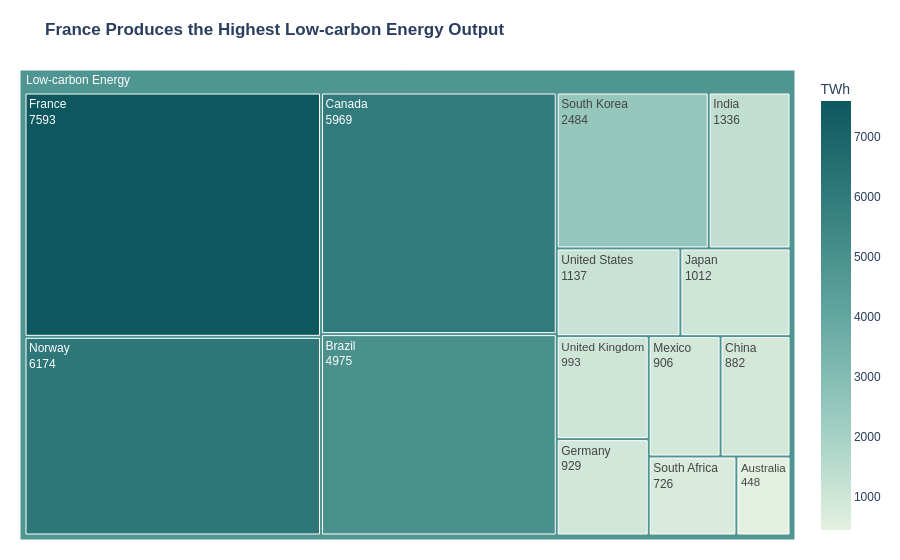
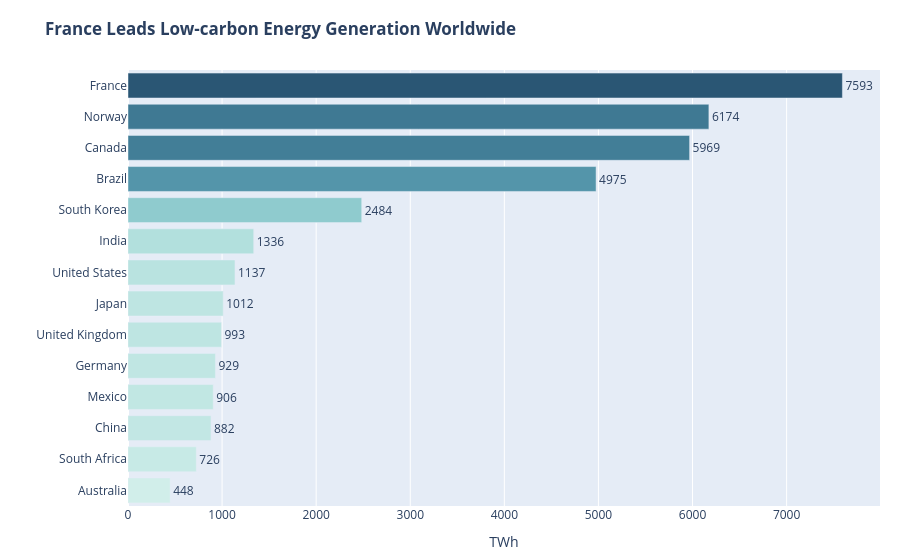

The code cell stored with these charts, in order, in its notebook:
### Markdown cell above
## Task 3 — Treemap vs bar: low-carbon energy by country

**What to build:** Build **both** a treemap and a horizontal bar chart showing total low-carbon TWh (Nuclear + Hydro) per country. Then answer the question in a markdown cell below.

**Requirements:**
- Filter to `Source_Type == 'Low-carbon'` and aggregate TWh by country
- Treemap: single-level `path=['All', 'Country']` with a dummy root node labelled `'Low-carbon'`
- Bar chart: sorted by TWh, horizontal orientation, CVD-safe colour
- Both charts show TWh values, not percentages
- Insight title on the bar chart naming the leading country

### Code cell
# Task 3 — charts
# YOUR CODE HERE
# Filter low-carbon energy sources
low_carbon_df = df.loc[df['Source_Type'] == 'Low-carbon'].copy()

# Aggregate TWh by country
country_energy = (
    low_carbon_df.groupby('Country')['TWh']
    .sum()
    .reset_index()
)

# Add dummy root node for treemap
country_energy['Category'] = 'Low-carbon Energy'

# ---------------- TREEMAP ----------------
fig_tree = px.treemap(
    country_energy,
    path=['Category', 'Country'],
    values='TWh',
    color='TWh',
    color_continuous_scale='Mint',
    title='<b>France Produces the Highest Low-carbon Energy Output</b>'
)

fig_tree.update_traces(
    textinfo='label+value',
    root_color='lightgrey',
    marker=dict(
        line=dict(color='white', width=1)
    ),
    hovertemplate='<b>%{label}</b><br>TWh: %{value}<extra></extra>'
)

fig_tree.update_layout(
    margin=dict(t=70, l=20, r=20, b=20),
    font=dict(family='Arial')
)

fig_tree.show()


# ---------------- BAR CHART ----------------
country_energy = country_energy.sort_values(
    by='TWh',
    ascending=True
)

fig_bar = px.bar(
    country_energy,
    x='TWh',
    y='Country',
    orientation='h',
    text='TWh',
    color='TWh',
    color_continuous_scale='Teal',
    title='<b>France Leads Low-carbon Energy Generation Worldwide</b>'
)

fig_bar.update_traces(
    textposition='outside',
    hovertemplate='<b>%{y}</b><br>TWh: %{x}<extra></extra>'
)

fig_bar.update_layout(
    margin=dict(t=70, l=20, r=20, b=20),
    coloraxis_showscale=False,
    xaxis_title='TWh',
    yaxis_title=''
)

fig_bar.show()

### Figure 1 — Plotly figure (JSON) as saved in the notebook; plotly's stock layout.template omitted (floating-point values rounded to 4 significant figures)
{"data": [{"branchvalues": "total", "customdata": [[448.0], [4975.0], [5969.0], [882.0], [7593.0], [929.0], [1336.0], [1012.0], [906.0], [6174.0], [726.0], [2484.0], [993.0], [1137.0], [4797.0]], "domain": {"x": [0, 1], "y": [0, 1]}, "hovertemplate": "<b>%{label}</b><br>TWh: %{value}<extra></extra>", "ids": ["Low-carbon Energy/Australia", "Low-carbon Energy/Brazil", "Low-carbon Energy/Canada", "Low-carbon Energy/China", "Low-carbon Energy/France", "Low-carbon Energy/Germany", "Low-carbon Energy/India", "Low-carbon Energy/Japan", "Low-carbon Energy/Mexico", "Low-carbon Energy/Norway", "Low-carbon Energy/South Africa", "Low-carbon Energy/South Korea", "Low-carbon Energy/United Kingdom", "Low-carbon Energy/United States", "Low-carbon Energy"], "labels": ["Australia", "Brazil", "Canada", "China", "France", "Germany", "India", "Japan", "Mexico", "Norway", "South Africa", "South Korea", "United Kingdom", "United States", "Low-carbon Energy"], "marker": {"coloraxis": "coloraxis", "colors": [448.0, 4975.0, 5969.0, 882.0, 7593.0, 929.0, 1336.0, 1012.0, 906.0, 6174.0, 726.0, 2484.0, 993.0, 1137.0, 4797.0], "line": {"color": "white", "width": 1}}, "name": "", "parents": ["Low-carbon Energy", "Low-carbon Energy", "Low-carbon Energy", "Low-carbon Energy", "Low-carbon Energy", "Low-carbon Energy", "Low-carbon Energy", "Low-carbon Energy", "Low-carbon Energy", "Low-carbon Energy", "Low-carbon Energy", "Low-carbon Energy", "Low-carbon Energy", "Low-carbon Energy", ""], "root": {"color": "lightgrey"}, "textinfo": "label+value", "type": "treemap", "values": [448.0, 4975.0, 5969.0, 882.0, 7593.0, 929.0, 1336.0, 1012.0, 906.0, 6174.0, 726.0, 2484.0, 993.0, 1137.0, 35560.0]}], "layout": {"coloraxis": {"colorbar": {"title": {"text": "TWh"}}, "colorscale": [[0, "rgb(228, 241, 225)"], [0.1667, "rgb(180, 217, 204)"], [0.3333, "rgb(137, 192, 182)"], [0.5, "rgb(99, 166, 160)"], [0.6667, "rgb(68, 140, 138)"], [0.8333, "rgb(40, 114, 116)"], [1, "rgb(13, 88, 95)"]]}, "font": {"family": "Arial"}, "legend": {"tracegroupgap": 0}, "margin": {"b": 20, "l": 20, "r": 20, "t": 70}, "title": {"text": "<b>France Produces the Highest Low-carbon Energy Output</b>"}}}

### Figure 2 — Plotly figure (JSON) as saved in the notebook; plotly's stock layout.template omitted (floating-point values rounded to 4 significant figures)
{"data": [{"hovertemplate": "<b>%{y}</b><br>TWh: %{x}<extra></extra>", "legendgroup": "", "marker": {"color": [448.0, 726.0, 882.0, 906.0, 929.0, 993.0, 1012.0, 1137.0, 1336.0, 2484.0, 4975.0, 5969.0, 6174.0, 7593.0], "coloraxis": "coloraxis", "pattern": {"shape": ""}}, "name": "", "orientation": "h", "showlegend": false, "text": [448.0, 726.0, 882.0, 906.0, 929.0, 993.0, 1012.0, 1137.0, 1336.0, 2484.0, 4975.0, 5969.0, 6174.0, 7593.0], "textposition": "outside", "type": "bar", "x": [448.0, 726.0, 882.0, 906.0, 929.0, 993.0, 1012.0, 1137.0, 1336.0, 2484.0, 4975.0, 5969.0, 6174.0, 7593.0], "xaxis": "x", "y": ["Australia", "South Africa", "China", "Mexico", "Germany", "United Kingdom", "Japan", "United States", "India", "South Korea", "Brazil", "Canada", "Norway", "France"], "yaxis": "y"}], "layout": {"barmode": "relative", "coloraxis": {"colorbar": {"title": {"text": "TWh"}}, "colorscale": [[0, "rgb(209, 238, 234)"], [0.1667, "rgb(168, 219, 217)"], [0.3333, "rgb(133, 196, 201)"], [0.5, "rgb(104, 171, 184)"], [0.6667, "rgb(79, 144, 166)"], [0.8333, "rgb(59, 115, 143)"], [1, "rgb(42, 86, 116)"]], "showscale": false}, "legend": {"tracegroupgap": 0}, "margin": {"b": 20, "l": 20, "r": 20, "t": 70}, "title": {"text": "<b>France Leads Low-carbon Energy Generation Worldwide</b>"}, "xaxis": {"anchor": "y", "domain": [0, 1], "title": {"text": "TWh"}}, "yaxis": {"anchor": "x", "domain": [0, 1], "title": {"text": ""}}}}
